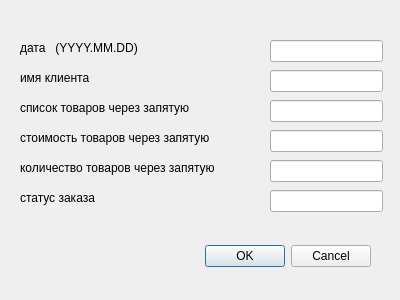
<?xml version="1.0" encoding="UTF-8"?>
<ui version="4.0">
 <class>Dialog</class>
 <widget class="QDialog" name="Dialog">
  <property name="geometry">
   <rect>
    <x>0</x>
    <y>0</y>
    <width>400</width>
    <height>300</height>
   </rect>
  </property>
  <property name="windowTitle">
   <string>Dialog</string>
  </property>
  <widget class="QDialogButtonBox" name="buttonBox">
   <property name="geometry">
    <rect>
     <x>30</x>
     <y>240</y>
     <width>341</width>
     <height>32</height>
    </rect>
   </property>
   <property name="orientation">
    <enum>Qt::Horizontal</enum>
   </property>
   <property name="standardButtons">
    <set>QDialogButtonBox::Cancel|QDialogButtonBox::Ok</set>
   </property>
  </widget>
  <widget class="QLabel" name="label">
   <property name="geometry">
    <rect>
     <x>20</x>
     <y>40</y>
     <width>131</width>
     <height>16</height>
    </rect>
   </property>
   <property name="text">
    <string>дата   (YYYY.MM.DD)</string>
   </property>
  </widget>
  <widget class="QLabel" name="label_2">
   <property name="geometry">
    <rect>
     <x>20</x>
     <y>70</y>
     <width>81</width>
     <height>16</height>
    </rect>
   </property>
   <property name="text">
    <string>имя клиента</string>
   </property>
  </widget>
  <widget class="QLabel" name="label_3">
   <property name="geometry">
    <rect>
     <x>20</x>
     <y>130</y>
     <width>211</width>
     <height>16</height>
    </rect>
   </property>
   <property name="text">
    <string>стоимость товаров через запятую</string>
   </property>
  </widget>
  <widget class="QLabel" name="label_4">
   <property name="geometry">
    <rect>
     <x>20</x>
     <y>100</y>
     <width>191</width>
     <height>16</height>
    </rect>
   </property>
   <property name="text">
    <string>список товаров через запятую</string>
   </property>
  </widget>
  <widget class="QLabel" name="label_5">
   <property name="geometry">
    <rect>
     <x>20</x>
     <y>190</y>
     <width>101</width>
     <height>16</height>
    </rect>
   </property>
   <property name="text">
    <string>статус заказа</string>
   </property>
  </widget>
  <widget class="QLabel" name="label_6">
   <property name="geometry">
    <rect>
     <x>20</x>
     <y>160</y>
     <width>211</width>
     <height>16</height>
    </rect>
   </property>
   <property name="text">
    <string>количество товаров через запятую</string>
   </property>
  </widget>
  <widget class="QLineEdit" name="lineEdit">
   <property name="geometry">
    <rect>
     <x>270</x>
     <y>40</y>
     <width>113</width>
     <height>22</height>
    </rect>
   </property>
  </widget>
  <widget class="QLineEdit" name="lineEdit_2">
   <property name="geometry">
    <rect>
     <x>270</x>
     <y>70</y>
     <width>113</width>
     <height>22</height>
    </rect>
   </property>
  </widget>
  <widget class="QLineEdit" name="lineEdit_3">
   <property name="geometry">
    <rect>
     <x>270</x>
     <y>100</y>
     <width>113</width>
     <height>22</height>
    </rect>
   </property>
  </widget>
  <widget class="QLineEdit" name="lineEdit_4">
   <property name="geometry">
    <rect>
     <x>270</x>
     <y>130</y>
     <width>113</width>
     <height>22</height>
    </rect>
   </property>
  </widget>
  <widget class="QLineEdit" name="lineEdit_5">
   <property name="geometry">
    <rect>
     <x>270</x>
     <y>160</y>
     <width>113</width>
     <height>22</height>
    </rect>
   </property>
  </widget>
  <widget class="QLineEdit" name="lineEdit_6">
   <property name="geometry">
    <rect>
     <x>270</x>
     <y>190</y>
     <width>113</width>
     <height>22</height>
    </rect>
   </property>
  </widget>
 </widget>
 <resources/>
 <connections>
  <connection>
   <sender>buttonBox</sender>
   <signal>accepted()</signal>
   <receiver>Dialog</receiver>
   <slot>accept()</slot>
   <hints>
    <hint type="sourcelabel">
     <x>248</x>
     <y>254</y>
    </hint>
    <hint type="destinationlabel">
     <x>157</x>
     <y>274</y>
    </hint>
   </hints>
  </connection>
  <connection>
   <sender>buttonBox</sender>
   <signal>rejected()</signal>
   <receiver>Dialog</receiver>
   <slot>reject()</slot>
   <hints>
    <hint type="sourcelabel">
     <x>316</x>
     <y>260</y>
    </hint>
    <hint type="destinationlabel">
     <x>286</x>
     <y>274</y>
    </hint>
   </hints>
  </connection>
 </connections>
</ui>
